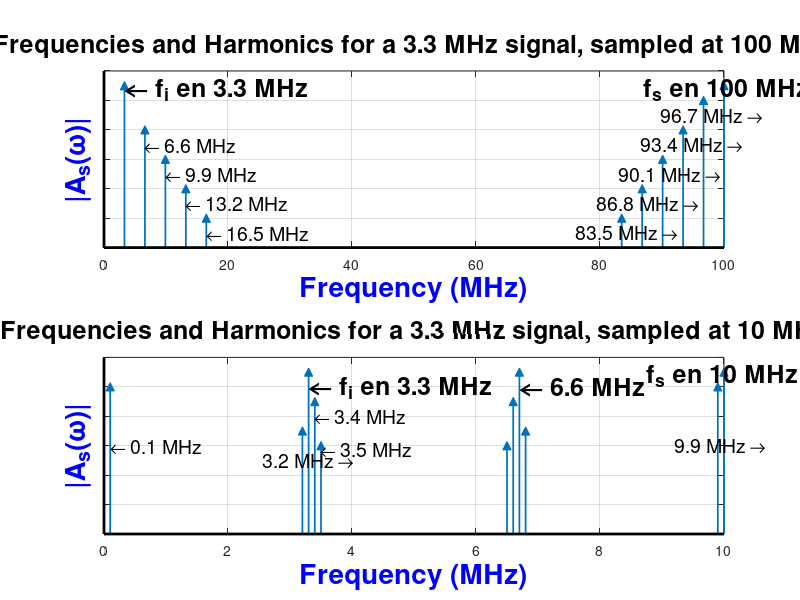

Write the MATLAB code that produced this figure.

%%%%%%%%%%%%%%%%%%%%%%%%%%%%%%%%%%%%%%%%%%%%%%%%%%%%%%%%%%%%%%%%%%%%%%%%%%%%%%
% Primera parte

% Vector de las componentes
figure
xa = [3.3      6.6     9.9    13.2    16.5    83.5    86.8    90.1    93.4    96.7   100];
ya = [5.5        4       3      2       1       1       2       3       4     5.0    5.5];

subplot(2, 1, 1);
stem(xa, ya, 'filled', '^', 'LineWidth', 1.25);

xlim([0 100]);
xL = xlim; 
yL = ylim; 
line(xL, [0 0],'color','k','linewidth',2) %x-axis 
line([0 0], yL,'color','k','linewidth',2) %y-axis


%set(gca,'XTick',[3.3      6.6     9.9    13.2    16.5    83.5    86.8    90.1    93.4    96.7   100] );
%set(gca,'XTickLabel',[3.3      6.6     9.9    13.2    16.5    83.5    86.8    90.1    93.4    96.7  100], 'FontSize',16);

set(gca,'YTickLabel',[]);

text(3.3, 5.4,'\leftarrow f_i en 3.3 MHz', 'FontSize', 18, 'FontWeight','bold');
text(6.6, 3.5,'\leftarrow 6.6 MHz', 'FontSize', 14);
text(9.9, 2.5,'\leftarrow 9.9 MHz', 'FontSize', 14);
text(13.2, 1.5,'\leftarrow 13.2 MHz', 'FontSize', 14);
text(16.5, 0.5,'\leftarrow 16.5 MHz', 'FontSize', 14);

text(76, 0.5,'83.5 MHz \rightarrow', 'FontSize', 14);
text(79.5, 1.5,'86.8 MHz \rightarrow', 'FontSize', 14);
text(83, 2.5,'90.1 MHz \rightarrow', 'FontSize', 14);
text(86.5, 3.5,'93.4 MHz \rightarrow', 'FontSize', 14);
text(89.75, 4.5,'96.7 MHz \rightarrow', 'FontSize', 14);
text(87, 5.4,'f_s en 100 MHz \rightarrow', 'FontSize', 18, 'FontWeight','bold');

xlabel('Frequency (MHz)','FontSize',20,'FontWeight','bold','Color','b');
ylabel('|A_s(\omega)|','FontSize',20,'FontWeight','bold','Color','b');

title('Frequencies and Harmonics for a 3.3 MHz signal, sampled at 100 MHz', 'FontSize', 18, 'FontWeight','bold');
grid on;


%%%%%%%%%%%%%%%%%%%%%%%%%%%%%%%%%%%%%%%%%%%%%%%%%%%%%%%%%%%%%%%%%%%%%%%%%%%%
% Segunda parte
xb = [0.1   3.2     3.3     3.4     3.5     6.5     6.6     6.7     6.8     9.9     10];
yb = [5.0   3.5     5.5     4.5     3.0     3.0     4.5     5.5     3.5     5       5.5];

subplot(2,1,2);
stem(xb, yb, 'filled', '^', 'LineWidth', 1.25);
xlim([0 10]);
xL = xlim; 
yL = ylim; 
line(xL, [0 0],'color','k','linewidth',2) %x-axis 
line([0 0], yL,'color','k','linewidth',2) %y-axis

set(gca,'YTickLabel',[]);

text(0.1, 3,'\leftarrow 0.1 MHz', 'FontSize', 14);
text(3.3, 5,'\leftarrow f_i en 3.3 MHz', 'FontSize', 18, 'FontWeight','bold');
text(3.4, 4,'\leftarrow 3.4 MHz', 'FontSize', 14);
text(3.5, 2.9,'\leftarrow 3.5 MHz', 'FontSize', 14);
text(2.55, 2.5,'3.2 MHz \rightarrow', 'FontSize', 14);

text(6.7, 5,'\leftarrow 6.6 MHz', 'FontSize', 18, 'FontWeight','bold');
%text(5.8, 3,'6.5 MHz \rightarrow', 'FontSize', 14);
%text(6.7, 2.5,'\leftarrow 6.7 MHz', 'FontSize', 14);

text(8.75, 5.4,'f_s en 10 MHz \rightarrow', 'FontSize', 18, 'FontWeight','bold');
text(9.2, 3,'9.9 MHz \rightarrow', 'FontSize', 14);


xlabel('Frequency (MHz)','FontSize',20,'FontWeight','bold','Color','b');
ylabel('|A_s(\omega)|','FontSize',20,'FontWeight','bold','Color','b');

title('Frequencies and Harmonics for a 3.3 MHz signal, sampled at 10 MHz', 'FontSize', 18, 'FontWeight','bold');
grid on;

